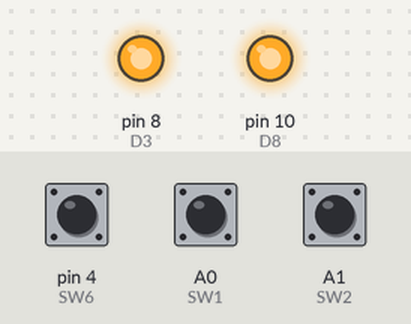
The sketch below on a simulated Arduino Uno, built with avr-gcc and run on an emulated ATmega328P. On the bench: output pins drawn as LEDs (lit = HIGH). Dashed ring = blinking. The inputs (shaded band) are chosen by the test bench; at power-on: A0 (SW1) HIGH, pin 4 (SW6) HIGH, A1 (SW2) HIGH. Pins used as bus, display or sensor lines are not drawn.

Above: at 1.2 s.
1.3 s: A0 (SW1) pulled LOW for 0.15 s
At 3.1 s:
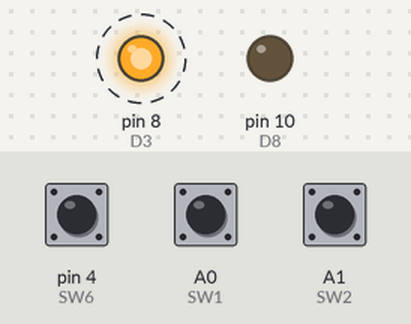
4.4 s: pin 4 (SW6) pulled LOW for 1 s
At 4.4 s:
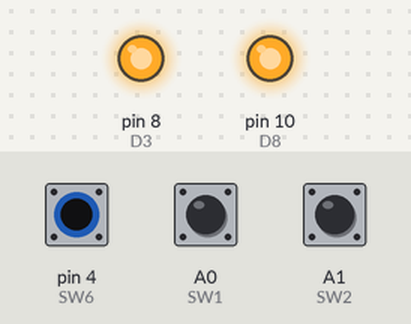
6.9 s: A1 (SW2) pulled LOW for 0.15 s
At 8.2 s:
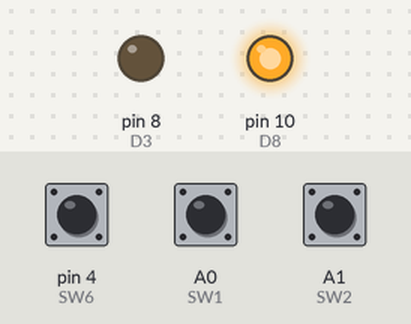
10.0 s: pin 4 (SW6) pulled LOW for 3.2 s
At 11.7 s:
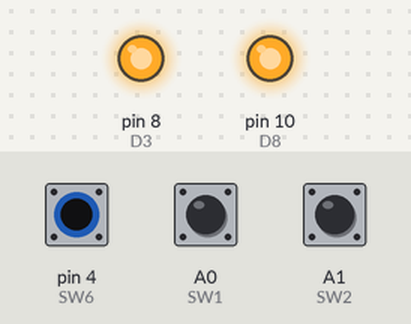
14.7 s: A0 (SW1) pulled LOW for 1 s
At 17.1 s:
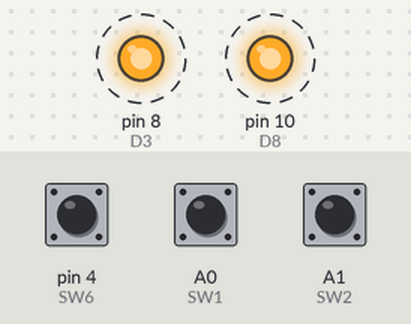
Timing chart, 0 to 19.7 s (numbered marks = the images above; inputs shaded):
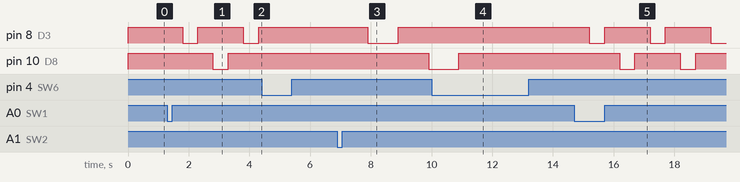

The sketch:

LEDs_loop.ino
```cpp
#define SW1 A0
#define SW2 A1
#define SW3 A2
#define SW4 2
#define SW5 6
#define SW6 4

#define D1 A3
#define D2 7
#define D3 8
#define D4 13
#define D5 3
#define D6 11
#define D7 12
#define D8 10

bool isLooping = false;
int time;

// 0 é ligado e 1 e desligado

void setup() {
  // put your setup code here, to run once:
pinMode(D1,OUTPUT);
pinMode(D2,OUTPUT);
pinMode(D3,OUTPUT);
pinMode(D4,OUTPUT);
pinMode(D5,OUTPUT);
pinMode(D6,OUTPUT);
pinMode(D7,OUTPUT);
pinMode(D8,OUTPUT);
digitalWrite(D1,HIGH);
digitalWrite(D2,HIGH);
digitalWrite(D3,HIGH);
digitalWrite(D4,HIGH);
digitalWrite(D5,HIGH);
digitalWrite(D6,HIGH);
digitalWrite(D7,HIGH);
digitalWrite(D8,HIGH);
pinMode(SW1,INPUT);
pinMode(SW2,INPUT);
pinMode(SW3,INPUT);
pinMode(SW4,INPUT);
pinMode(SW5,INPUT);
pinMode(SW6,INPUT);
}

void loop() {
  // put your main code here, to run repeatedly:
if (digitalRead(SW1) == LOW) {
  isLooping = true;
  time = 500;
}

if (digitalRead(SW2) == LOW) {
  isLooping = true;
  time = 1000;
}

while (isLooping) {
  digitalWrite(D1,LOW);
  digitalWrite(D2,LOW);
  delay(time);
  if (digitalRead(SW6) == LOW) {
  isLooping = false;
  break; }
  digitalWrite(D1,HIGH);
  digitalWrite(D2,HIGH);
  digitalWrite(D3,LOW);
  digitalWrite(D4,LOW);
  delay(time);
  if (digitalRead(SW6) == LOW) {
  isLooping = false;
  break; }
  digitalWrite(D3,HIGH);
  digitalWrite(D4,HIGH);
  digitalWrite(D5,LOW);
  digitalWrite(D6,LOW);
  delay(time);
  if (digitalRead(SW6) == LOW) {
  isLooping = false;
  break; }
  digitalWrite(D5,HIGH);
  digitalWrite(D6,HIGH);
  digitalWrite(D7,LOW);
  digitalWrite(D8,LOW);
  delay(time);
  if (digitalRead(SW6) == LOW) {
  isLooping = false;
  break;}
  digitalWrite(D7,HIGH);
  digitalWrite(D8,HIGH);
}

if (digitalRead(SW6) == LOW) {
  isLooping = false; }
  digitalWrite(D1,HIGH);
  digitalWrite(D2,HIGH);
  digitalWrite(D3,HIGH);
  digitalWrite(D4,HIGH);
  digitalWrite(D5,HIGH);
  digitalWrite(D6,HIGH);
  digitalWrite(D7,HIGH);
  digitalWrite(D8,HIGH);
}
```

Measured:
- after the input at 1.3 s, pin 8 (D3): alternates HIGH for 1.5 s and LOW for 0.50 s, starting after 0.50 s; pin 10 (D8): HIGH → LOW after 1.5 s, → HIGH 0.50 s later
- after the input at 4.4 s, pin 8 (D3): stays HIGH (without the input it goes to LOW after 1.4 s); pin 10 (D8): stays HIGH (without the input it goes to LOW after 0.40 s)
- after the input at 6.9 s, pin 8 (D3): HIGH → LOW after 1.0 s, → HIGH 1.0 s later; pin 10 (D8): HIGH → LOW after 3.0 s
- after the input at 10.0 s, pin 8 (D3): stays HIGH (without the input it goes to LOW after 1.9 s); pin 10 (D8): goes on until 10.9 s, then stays HIGH
- after the input at 14.7 s, pin 8 (D3): alternates HIGH for 1.5 s and LOW for 0.50 s, starting after 0.50 s; pin 10 (D8): alternates HIGH for 1.5 s and LOW for 0.50 s, starting after 1.5 s
